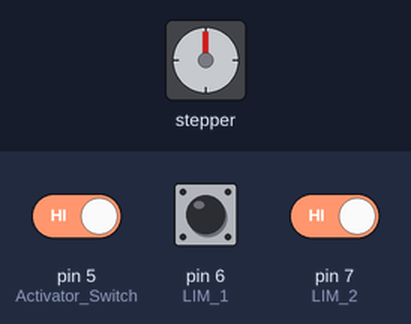
Simulated run of this sketch. Board: Arduino Uno, built with avr-gcc and run on an emulated ATmega328P. On the bench: stepper motor. The test bench sets the inputs (shaded band); at power-on: pin 5 (Activator_Switch) HIGH, pin 7 (LIM_2) HIGH, pin 6 (LIM_1) HIGH. Stepper angles assume 200 steps per turn. At 10.4 s the program stops and its outputs stay as they are.

Above: at 1.2 s.
1.3 s: pin 5 (Activator_Switch) driven LOW and pin 7 (LIM_2) driven LOW
At 1.45 s:
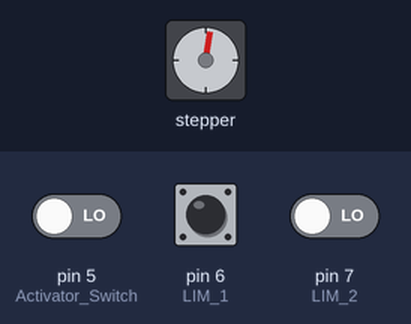
At 2.36 s:
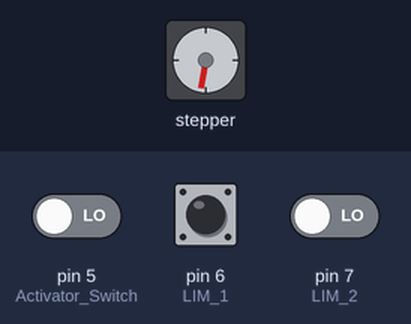
10.3 s: pin 6 (LIM_1) pulled LOW for 0.15 s
Timing chart, 0 to 11.9 s (numbered marks = the images above; inputs shaded):
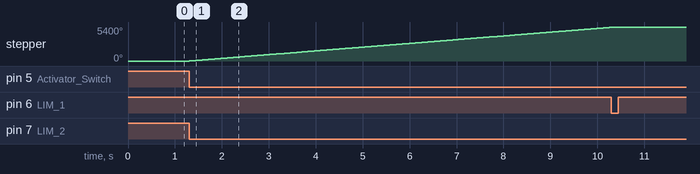

The sketch:

Press_Control_V11.ino
```cpp
#include <Stepper.h>
int limit_1;
int limit_2;
const int stepsPerRevolution=200;
const int RPM=100;
int dir_mov=1;
int active=1;
bool end=0;
Stepper myStepper = Stepper(stepsPerRevolution,8,9,10,11);

void setup() {
  myStepper.setSpeed(RPM);
  Serial.begin(9600);

  pinMode(5,INPUT_PULLUP); // Activator Switch
  pinMode(6,INPUT_PULLUP);  // LIM_1
  pinMode(7,INPUT_PULLUP); // LIM_2
}

 void   motion() {
    myStepper.step(50*dir_mov);
  }

void change_dir() {
  dir_mov*=-1;
 }

void loop() {


  limit_1=digitalRead(6);
  limit_2=digitalRead(7);
  active=digitalRead(5);
  end=active;
  if(active==0) {
  while(end==0) {

     if(limit_1==0&&limit_2==1) {  // aktywna krancowka port 6 // gorna
      while(limit_2==1) { // krec dopoki nie aktywuje sie krancowka 7
        motion();
          limit_1=digitalRead(6);
          limit_2=digitalRead(7);
      }
       change_dir(); // po aktywacji krancowki 7 zmien kierunek obrotu
       delay(3000);
  }

       if(limit_1==1&&limit_2==0) {  // aktywna krancowka port 7
   // change_dir(); // zmien kierunek
      while(limit_1==1) { // krec dopoki nie aktywuje sie krancowka 6
        motion();
          limit_1=digitalRead(6);
          limit_2=digitalRead(7);
      }
      end=1;
  }

  }
  }
}
```

Measured:
- after the input at 1.3 s, stepper: keeps turning clockwise at about 595°/s, starting at once
